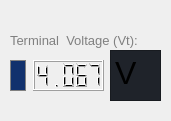
   <widget class="QWidget" name="widget_4" native="true">
    <property name="geometry">
     <rect>
      <x>550</x>
      <y>270</y>
      <width>171</width>
      <height>121</height>
     </rect>
    </property>
    <widget class="QLabel" name="status_7">
     <property name="geometry">
      <rect>
       <x>10</x>
       <y>10</y>
       <width>171</width>
       <height>61</height>
      </rect>
     </property>
     <property name="font">
      <font>
       <pointsize>10</pointsize>
      </font>
     </property>
     <property name="styleSheet">
      <string notr="true">#status_7 {
	color: gray;
}</string>
     </property>
     <property name="text">
      <string>Terminal  Voltage (Vt):</string>
     </property>
    </widget>
    <widget class="QTextBrowser" name="Voltaje_3">
     <property name="geometry">
      <rect>
       <x>110</x>
       <y>50</y>
       <width>51</width>
       <height>51</height>
      </rect>
     </property>
     <property name="layoutDirection">
      <enum>Qt::RightToLeft</enum>
     </property>
     <property name="styleSheet">
      <string notr="true">  background-color:#1f232a;</string>
     </property>
     <property name="html">
      <string>&lt;!DOCTYPE HTML PUBLIC &quot;-//W3C//DTD HTML 4.0//EN&quot; &quot;http://www.w3.org/TR/REC-html40/strict.dtd&quot;&gt;
&lt;html&gt;&lt;head&gt;&lt;meta name=&quot;qrichtext&quot; content=&quot;1&quot; /&gt;&lt;style type=&quot;text/css&quot;&gt;
p, li { white-space: pre-wrap; }
&lt;/style&gt;&lt;/head&gt;&lt;body style=&quot; font-family:'MS Shell Dlg 2'; font-size:8.25pt; font-weight:400; font-style:normal;&quot;&gt;
&lt;p style=&quot; margin-top:0px; margin-bottom:0px; margin-left:0px; margin-right:0px; -qt-block-indent:0; text-indent:0px;&quot;&gt;&lt;span style=&quot; font-size:24pt;&quot;&gt;V&lt;/span&gt;&lt;/p&gt;&lt;/body&gt;&lt;/html&gt;</string>
     </property>
    </widget>
    <widget class="QProgressBar" name="progressBar_6">
     <property name="enabled">
      <bool>true</bool>
     </property>
     <property name="geometry">
      <rect>
       <x>10</x>
       <y>60</y>
       <width>16</width>
       <height>31</height>
      </rect>
     </property>
     <property name="styleSheet">
      <string notr="true">#progressBar_6 {
    background-color: #1f232a; /* Color de fondo de la barra de progreso */
    border: 1px solid gray; /* Borde blanco */
}

#progressBar_6::chunk {
    background-color: #11316d; /* Nuevo color de la parte de progreso (azul más claro) */
}

#progressBar_6::subcontrol:indicator {
    subcontrol-position: top; /* Colocar el texto (porcentaje) en la parte superior */
    subcontrol-origin: margin;
}

#progressBar_6::subcontrol:text {
    top: 4px; /* Ajustar el texto ligeramente hacia abajo */
    background-color: transparent; /* Fondo transparente */
    color: white; /* Color del texto */
}

</string>
     </property>
     <property name="minimum">
      <number>0</number>
     </property>
     <property name="value">
      <number>100</number>
     </property>
     <property name="textVisible">
      <bool>false</bool>
     </property>
     <property name="orientation">
      <enum>Qt::Vertical</enum>
     </property>
     <property name="invertedAppearance">
      <bool>false</bool>
     </property>
     <property name="textDirection">
      <enum>QProgressBar::BottomToTop</enum>
     </property>
    </widget>
    <widget class="QLCDNumber" name="VoltajeEntrada_4">
     <property name="geometry">
      <rect>
       <x>33</x>
       <y>60</y>
       <width>71</width>
       <height>31</height>
      </rect>
     </property>
     <property name="layoutDirection">
      <enum>Qt::LeftToRight</enum>
     </property>
     <property name="value" stdset="0">
      <double>4.067000000000000</double>
     </property>
    </widget>
   </widget>
